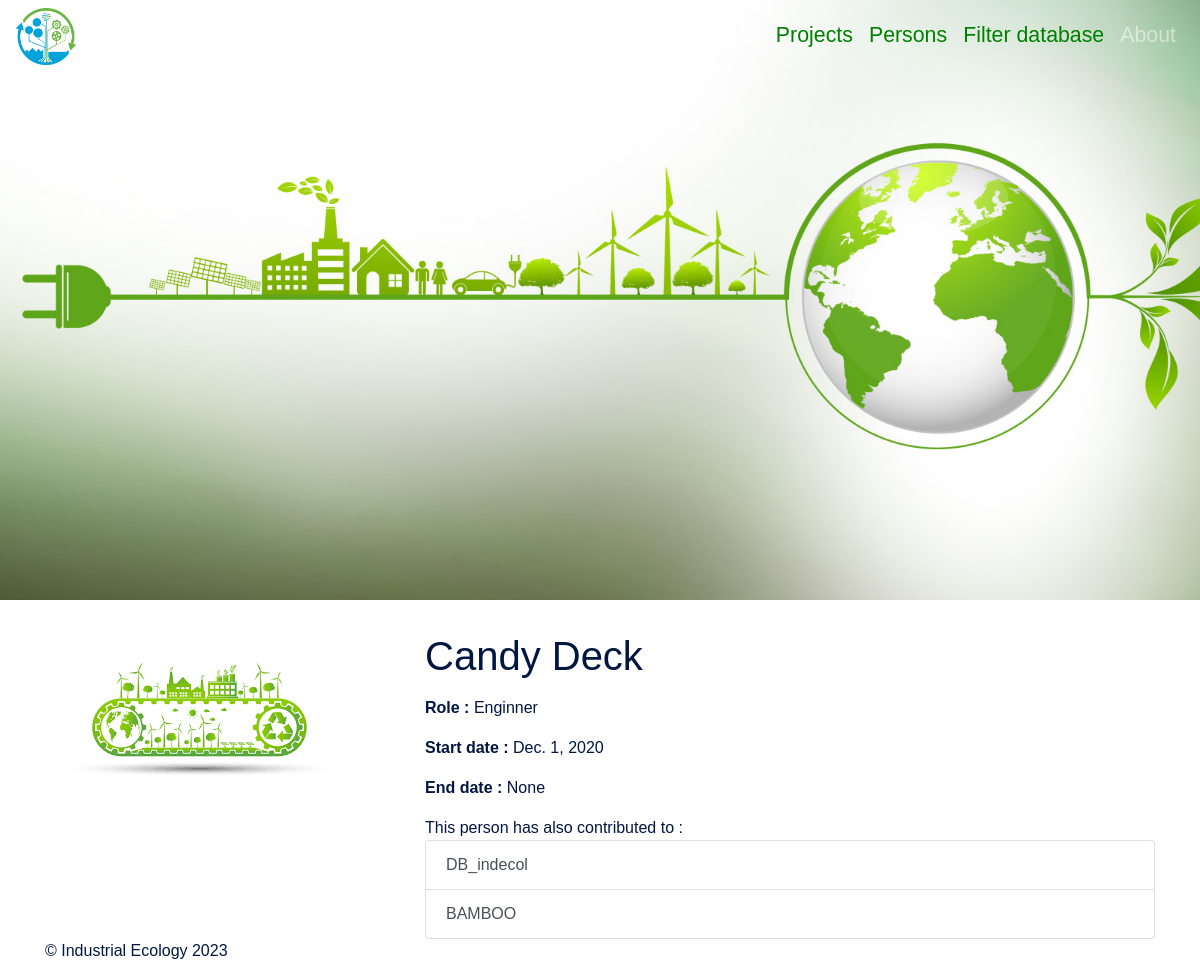
The app's page /person/3 with its own data.
### app_indecol/models.py (models this page shows)
class Person(models.Model):
    first_name = models.CharField(
        unique=False,
        null=False,
        blank=False,
        max_length=50
    )
    middle_name = models.CharField(
        unique=False,
        null=True,
        blank=True,
        max_length=50
    )
    last_name = models.CharField(
        unique=False,
        null=False,
        blank=False,
        max_length=50
    )
    start_date= models.DateField(
        null = False,
        blank=False
    )
    end_date= models.DateField(
        null=True,
        blank = True
    )
    role = models.CharField(choices = role_choices,
                            max_length=50)
    def __str__(self):
        return self.first_name + ' ' + self.last_name

class Project(models.Model):
    project_id = models.CharField(
        unique=True,
        null=False,
        blank=False,
        max_length=50
    )
    name= models.CharField(
        null=False,
        blank=False,
        max_length=200
    )
    description = models.TextField(
        null = False,
        blank= False,
        max_length=2000
    )
    start_date= models.DateField(
        null = False,
        blank=False
    )
    end_date= models.DateField(
        null=True,
        blank = True
    )
    keywords = models.CharField(max_length=100)
    methods = models.CharField(max_length=50)
    type = models.CharField(choices = project_type_choices,
                            max_length=50,
                            default='-')
    persons = models.ManyToManyField(
        Person,
        related_name='persons'
    )
    groups = models.ManyToManyField(
        Group,
        related_name='groups'
    )
    partners = models.ManyToManyField(
        Partner,
        related_name='partners'
    )
    ressources = models.ManyToManyField(
        Ressource, blank=True
    )
    def __str__(self):
        return self.project_id

### app_indecol/views.py (the view)
# urls.py: path('person/<str:pk>', views.PersonDetailView.as_view(), name = 'person_details'),
class PersonDetailView(generic.DetailView):
    template_name = 'person_details.html'
    model = models.Person
    context_object_name = 'person'

### app_indecol/templates/person_details.html (shortened to what this page needs)
{% extends 'base.html' %}
{%block content%}
<h1>{{person}}</h1>
<b>Role : </b>{{person.role}}</p>
<b>Start date : </b>{{person.start_date}}</p>
<b>End date : </b>{{person.end_date}}</p>
This person has also contributed to :
<ul class ="list-group">
    {%for project in person.persons.all%}
    <a class = "list-group-item list-group-item-action" href={%url 'project_details' project.id %}>{{project}}</a>
    {%endfor%}
</ul>
{%endblock content%}

### records on screen
Person: first_name+last_name "Candy Deck", role "Enginner", start_date "Dec. 1, 2020", end_date "None"
Project: project "DB_indecol"
Project: project "BAMBOO"
